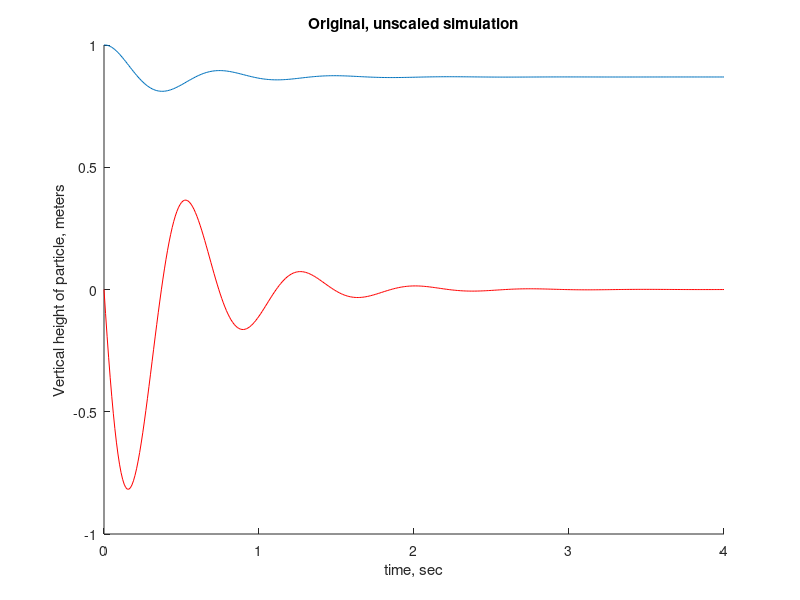
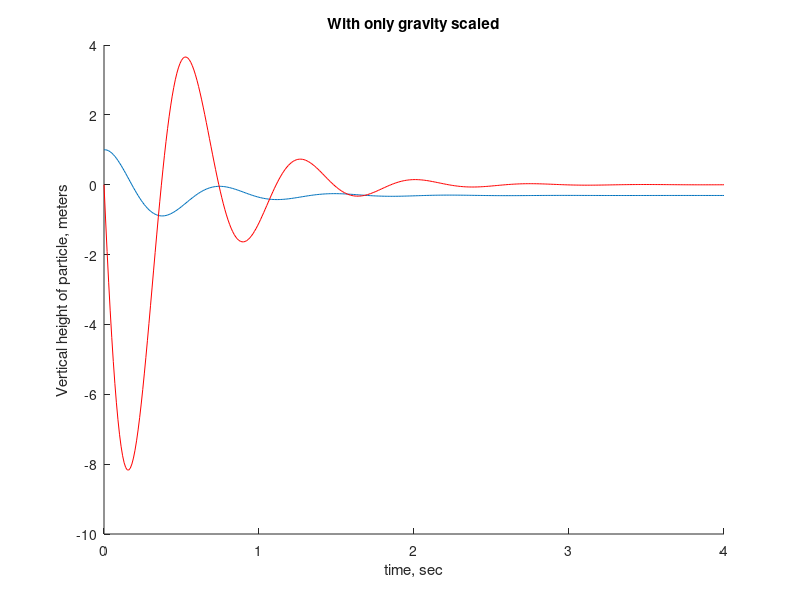
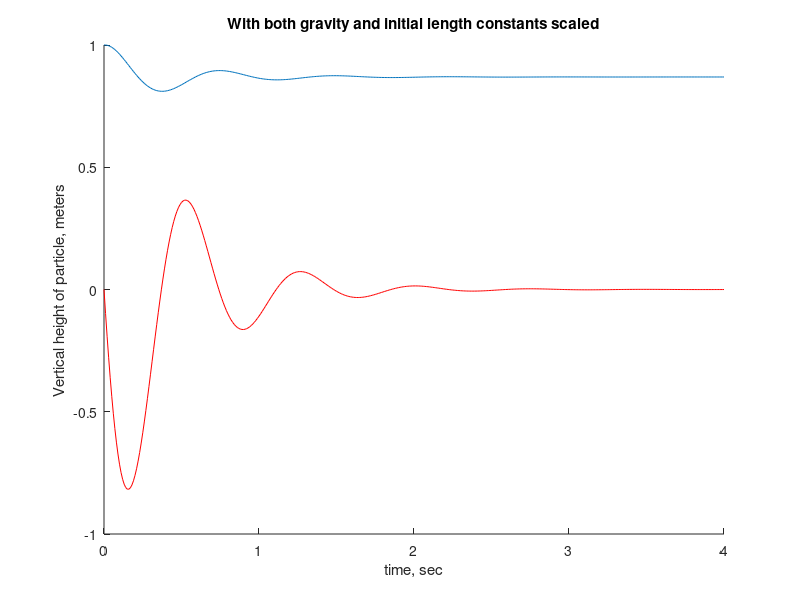

The MATLAB source for these figures, in order:
% Scaling counterexample
% Drew Sabelhaus
% 7-13-14

% This basic simulation is designed to show, by counterexample,
% why use of nondimensional numbers is necessary for NTRT.
% Equivalently, this would show why the commutative property of
% multiplication does not apply to scaling of units.

clear all; clc; close all;

% This disproves the following posulate:
% 10 * (length / time ^2) == (10 * length) / time^2

% A spring-mass-damper oriented vertically.
m = 2; % kg;
y0 = 1; % meters;
%y_rest = 0.50; % meters;
y_rest = 1;
g = 9.81; % m/s^2
k = 150; % N/m
c = 10;  % N*s/m, or kg/sec

% Newton's third law for this 1-DOF system is
% m * y_ddot + c * y_dot + k * (y - y_rest) = -mg

% So, in state space, we're looking at a linear system (technically an
% affine system) which is the following, where x = [y; y_dot]
% x_dot = A * x + C;

A = [ 0, 1; ...
    -k/m, -c/m];

C = [ 0; -g + k * y_rest/m];

% Forward-integrate (Euler style) for a handful of seconds
dt = 0.01; % sec
t_final = 4; % sec
t = [0:dt:t_final];
num_timesteps = size(t,2);
y = zeros(2, num_timesteps); % because we have 2 state variables plus the affine offset. Want column vectors for each timestep.

% initialize. Particle starts at y0, with zero velocity.
y(:,1) = [ y0; 0]; 

for i=2:num_timesteps
    % simulate. note that only the Ax terms get euler integrated, we need
    % the affine term to stay == 1.
    y(:, i) = ( A * y(:, i-1) + C) * dt + y(:,i-1);
end

hold on;
plot(t, y(1,:));
plot(t, y(2,:), 'r');
title('Original, unscaled simulation');
xlabel('time, sec');
ylabel('Vertical height of particle, meters');

% Now, for comparison, scale gravity. This should be different!
g_scaled = 10 * g;
% A does not change, but C does:
C = [ 0; -g_scaled + k * y_rest/m];
% We can use the same timestepping, but need to collect new data points:
y_new = zeros(2, num_timesteps);
y_new(:,1) = [ y0; 0];

for i=2:num_timesteps
    % simulate. note that only the Ax terms get euler integrated, we need
    % the affine term to stay == 1.
    y_new(:, i) = ( A * y_new(:, i-1) + C) * dt + y_new(:,i-1);
end

figure;
hold on;
plot(t, y_new(1,:));
plot(t, y_new(2,:), 'r');
title('With only gravity scaled');
xlabel('time, sec');
ylabel('Vertical height of particle, meters');

% Here's the fun part: do a third simulation, and scale length,
% as we'd normally do in NTRT. Our length constants are y0 and y_rest.
length_scaling_factor = g_scaled/g;
y0_new = length_scaling_factor * y0;
y_rest_new = length_scaling_factor * y_rest;

% Recalculate C, again, and initialize.
C = [ 0; -g_scaled + k * y_rest_new/m];
y_new_length_scaled = zeros(2, num_timesteps);
y_new_length_scaled(:,1) = [y0_new; 0];

for i=2:num_timesteps
    % simulate. note that only the Ax terms get euler integrated, we need
    % the affine term to stay == 1.
    y_new_length_scaled(:, i) = ( A * y_new_length_scaled(:, i-1) + C) * dt + y_new_length_scaled(:,i-1);
end

% Now, re-adjust the length scale as we'd do in NTRT.
y_new_length_scaled = y_new_length_scaled ./ length_scaling_factor;

figure;
hold on;
plot(t, y_new_length_scaled(1,:));
plot(t, y_new_length_scaled(2,:), 'r');
title('With both gravity and initial length constants scaled');
xlabel('time, sec');
ylabel('Vertical height of particle, meters');

% These plots are the same, and that makes sense by laws of superposition.
% Since scaling g is equivalent to scaling a step input in the system, this
% can be thought of as an increase in the magnitude of the input, and we
% expect a proportional increase in the magnitude of the output via linear
% systems laws.

% Now, let's do something explicitly nonlinear. 



